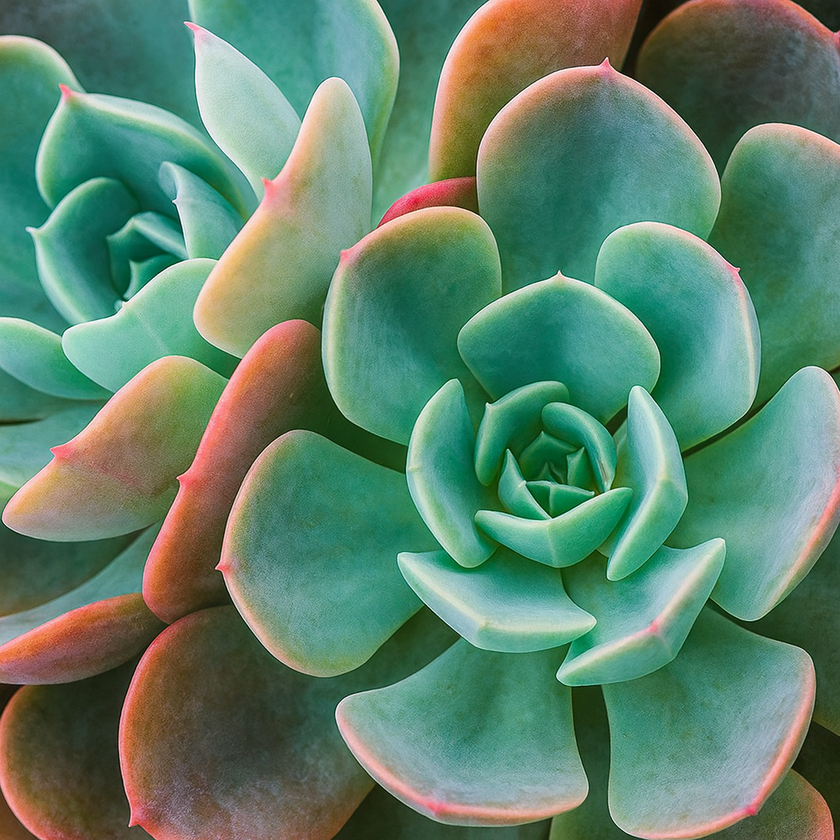
#> input picture data/plant.png, 840 x 840 px, shrunk from 1024 x 1024 before the run, found by its file name
$ python compress_kmeans.py
#> lines starting #> are read from the running program, lines starting #| are printed output that depends on the picture
import numpy as np
import matplotlib.pyplot as plt

# Load an image
image = plt.imread('data/plant.png')
#> image is the input picture: shape (840, 840, 3) float32; mean R, G, B 0.375, 0.512, 0.425

# Visualize the image
plt.imshow(image)
plt.title("Our image")
plt.axis('off')
plt.show()
plt.close()

print("Shape of image is:", image.shape)
#| Shape of image is: (840, 840, 3)

# Reshape the 3D image array (height, width, 3) into a 2D array (num_pixels, 3)
# Each row now represents a single pixel in RGB format, which is required for K-Means clustering.
X_img = np.reshape(image, (image.shape[0] * image.shape[1], 3))


# Initialize K random centroids by shuffling the data and selecting the first K points.
def kMeans_random_centroids(X, K):
#> called with X = array of shape (705600, 3), K = 16
    randidx = np.random.permutation(X.shape[0])
    centroids = X[randidx[:K]]
#> centroids = 16 rows, first 8: [0.102, 0.529, 0.455], [0.282, 0.584, 0.502], [0.227, 0.588, 0.525], [0.51, 0.62, 0.459], [0.0941, 0.365, 0.263], [0.604, 0.765, 0.776], [0.749, 0.698, 0.686], [0.949, 0.6, 0.58]

    return centroids


K = 16    # quantity of centroids
max_iters = 10

initial_centroids = kMeans_random_centroids(X_img, K)
#> initial_centroids has the same summary as centroids in kMeans_random_centroids


# Find closest centroids
# Compute the squared Euclidean distance between every point and every centroid
def find_closest_centroids(X, centroids):
    distances = np.linalg.norm(X[:, None, :] - centroids[None, :, :], axis=2)

    # For each point choose the index of the closest centroid
    return np.argmin(distances, axis=1)


# Compute new centroids by taking the mean of all data points assigned to each cluster
def compute_centroids(X, indexes, K):
    m, n = X.shape
    centroids = np.zeros((K,n))

    for i in range(K):
        point = X[indexes == i]
        centroids[i] = np.mean(point, axis=0)

    return centroids


# Run the K-Means algorithm by repeatedly assigning points to the nearest
# centroid and updating centroid positions for a fixed number of iterations
def kMeans(X, initial_centroids, max_iters=10):
#> called with X = array of shape (705600, 3), initial_centroids = array of shape (16, 3), max_iters = 10
    m, n = X.shape
#> m = 705600; n = 3
    K = initial_centroids.shape[0]    # quantity of centroids
#> K = 16
    centrds = initial_centroids
#> centrds has the same summary as centroids in kMeans_random_centroids
    prev_centrds = centrds
#> prev_centrds has the same summary as centroids in kMeans_random_centroids
    indexes = np.zeros(m)

    for i in range(max_iters):
        print(f'Iteration {i+1}/{max_iters}')
        indexes = find_closest_centroids(X, centrds)
        centrds = compute_centroids(X, indexes, K)

    return centrds, indexes


# Run K-Means
centroids, indexes = kMeans(X_img, initial_centroids, max_iters)
#> centroids = 16 rows, first 8: [0.13, 0.452, 0.345], [0.335, 0.511, 0.387], [0.288, 0.592, 0.521], [0.494, 0.36, 0.247], [0.106, 0.362, 0.223], [0.647, 0.766, 0.73], [0.891, 0.665, 0.602], [0.79, 0.452, 0.336]

# Replace each pixel with its centroid color
compressed_img = centroids[indexes].reshape(image.shape)
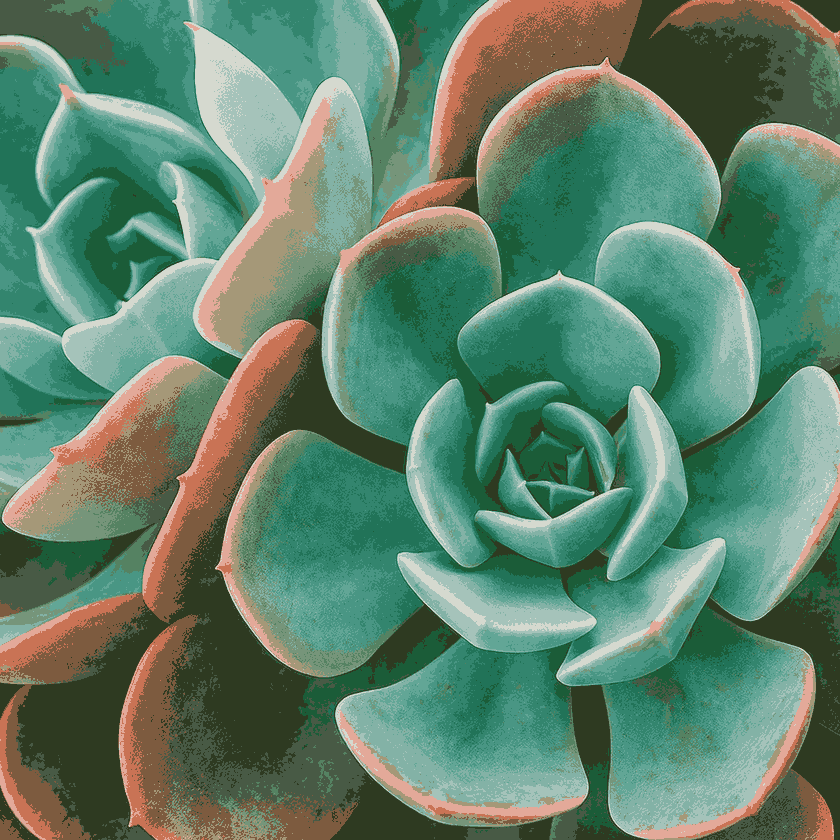
#> compressed_img: shape (840, 840, 3) float64; mean R, G, B 0.375, 0.512, 0.424

# Visualize the compressed image
plt.imshow(compressed_img)
plt.axis('off')
plt.title("Image after compression")
plt.show()
plt.close()

plt.imsave('data/compressed_k16.png', compressed_img)


# Viualize difference between origin image and compressed one
plt.figure(figsize=(10, 5))

# Original image
plt.subplot(1, 2, 1)
plt.imshow(image)
plt.title("Original")
plt.axis('off')

# Compressed image
plt.subplot(1, 2, 2)
plt.imshow(compressed_img)
plt.title(f"Compressed (K={K})")
plt.axis('off')

plt.tight_layout()
plt.show()
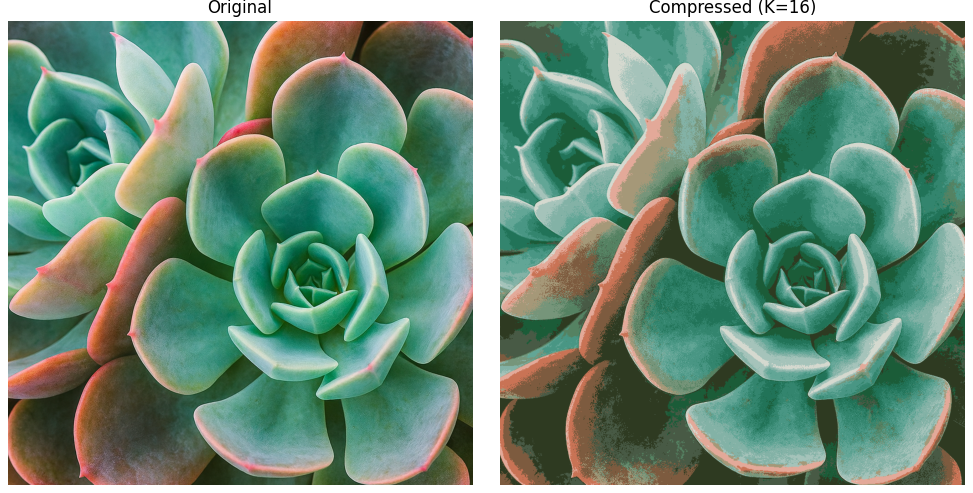
#> figure drawn by matplotlib, 2 panels
